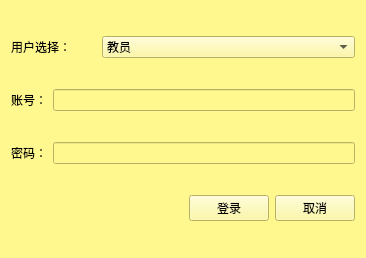
<?xml version="1.0" encoding="UTF-8"?>
<ui version="4.0">
 <class>LoginWidget</class>
 <widget class="QWidget" name="LoginWidget">
  <property name="geometry">
   <rect>
    <x>0</x>
    <y>0</y>
    <width>366</width>
    <height>258</height>
   </rect>
  </property>
  <property name="windowTitle">
   <string>用户登录</string>
  </property>
  <property name="windowIcon">
   <iconset>
    <normaloff>C:/Users/gongyinliang/Pictures/Camera Roll/1.jpg</normaloff>C:/Users/gongyinliang/Pictures/Camera Roll/1.jpg</iconset>
  </property>
  <property name="styleSheet">
   <string notr="true">background-color: rgb(255, 248, 142);</string>
  </property>
  <layout class="QGridLayout" name="gridLayout">
   <item row="0" column="0">
    <layout class="QHBoxLayout" name="horizontalLayout" stretch="1,3">
     <item>
      <widget class="QLabel" name="label">
       <property name="text">
        <string>用户选择：</string>
       </property>
      </widget>
     </item>
     <item>
      <widget class="QComboBox" name="comboBox">
       <item>
        <property name="text">
         <string>教员</string>
        </property>
       </item>
       <item>
        <property name="text">
         <string>学生</string>
        </property>
       </item>
      </widget>
     </item>
    </layout>
   </item>
   <item row="1" column="0">
    <layout class="QHBoxLayout" name="horizontalLayout_2">
     <item>
      <widget class="QLabel" name="label_2">
       <property name="text">
        <string>账号：</string>
       </property>
      </widget>
     </item>
     <item>
      <widget class="QLineEdit" name="lineEdit"/>
     </item>
    </layout>
   </item>
   <item row="2" column="0">
    <layout class="QHBoxLayout" name="horizontalLayout_3">
     <item>
      <widget class="QLabel" name="label_3">
       <property name="text">
        <string>密码：</string>
       </property>
      </widget>
     </item>
     <item>
      <widget class="QLineEdit" name="lineEdit_2">
       <property name="echoMode">
        <enum>QLineEdit::Password</enum>
       </property>
      </widget>
     </item>
    </layout>
   </item>
   <item row="3" column="0">
    <layout class="QHBoxLayout" name="horizontalLayout_4">
     <item>
      <spacer name="horizontalSpacer">
       <property name="orientation">
        <enum>Qt::Horizontal</enum>
       </property>
       <property name="sizeHint" stdset="0">
        <size>
         <width>40</width>
         <height>20</height>
        </size>
       </property>
      </spacer>
     </item>
     <item>
      <widget class="QPushButton" name="pushButton">
       <property name="text">
        <string>登录</string>
       </property>
      </widget>
     </item>
     <item>
      <widget class="QPushButton" name="pushButton_2">
       <property name="text">
        <string>取消</string>
       </property>
      </widget>
     </item>
    </layout>
   </item>
  </layout>
 </widget>
 <layoutdefault spacing="6" margin="11"/>
 <resources/>
 <connections/>
</ui>
